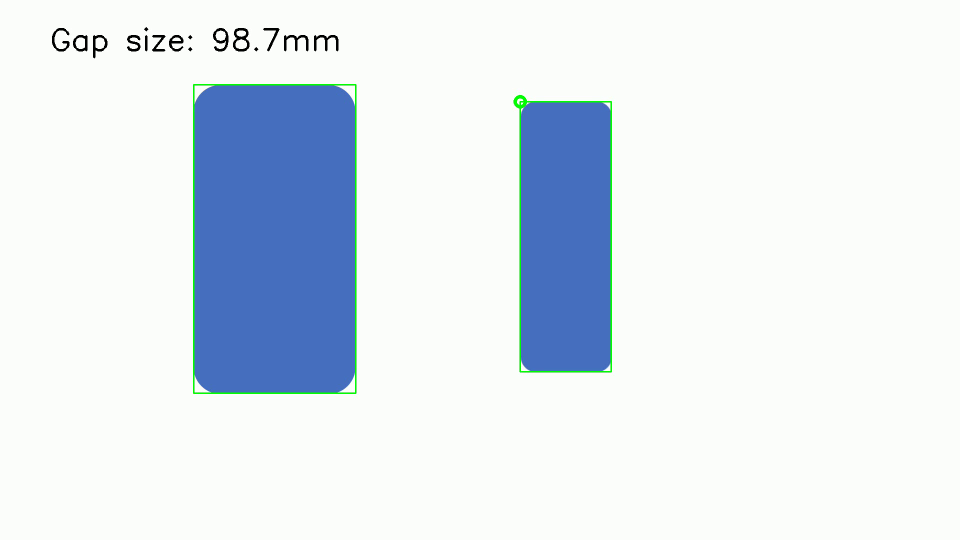
#> input picture frame 15 of benchmark/boxes.avi, 1920 x 1080 px, given in place of rotate_boxes.mp4, which was not available (shown at 1/2 size)
$ python edge_detection.py   (older library calls are emulated)
#> lines starting #> are read from the running program, lines starting #| are printed output that depends on the picture; after the words box and inside, x2 and y2 are one past the last pixel; in counts of white or black regions, pixels touching at a corner belong together; pictures that were not available may be replaced by others from this repository, and a replacement may not be noted
### line.py
import numpy as np
import math

class Point(object):
    def __init__(self, x=0, y=0):
        self.x = x
        self.y = y


class Line(object):  # 直线由两个点组成
    def __init__(self, p1=Point(0, 0), p2=Point(2, 2)):
        self.p1 = p1
        self.p2 = p2

    def distance_point_to_line(self, current_line, mainline):
        angle = self.get_cross_angle(current_line, mainline)
        sin_value = np.sin(angle * np.pi / 180)  # 其中current_line视为斜边
        long_edge = math.sqrt(  # 获取斜边长度
            math.pow(current_line.p2.x - current_line.p1.x, 2) + math.pow(current_line.p2.y - current_line.p1.y,
                                                                          2))  # 斜边长度
        distance = long_edge * sin_value
        return distance

    def get_cross_angle(self, l1, l2):
        arr_a = np.array([(l1.p2.x - l1.p1.x), (l1.p2.y - l1.p1.y)])  # 向量a
        arr_b = np.array([(l2.p2.x - l2.p1.x), (l2.p2.y - l2.p1.y)])  # 向量b
        cos_value = (float(arr_a.dot(arr_b)) / (np.sqrt(arr_a.dot(arr_a)) * np.sqrt(arr_b.dot(arr_b))))  # 注意转成浮点数运算
        return np.arccos(cos_value) * (180 / np.pi)  # 两个向量的夹角的角度， 余弦值：cos_value, np.cos(para), 其中para是弧度，不是角度

    # [28 lines left out: functions get_main_line, mainline_inclination_angle, not called in this run]


def calculate_distance(cx, cy, base_line):
    '''
    点到直线的距离
    :param cx:
    :param cy:
    :param base_line: 这里的基准线是横着的方向, 由两个点组成
    :return:
    '''
    long_line = Line(Point(cx, cy), Point(base_line.p1.x, base_line.p1.y))  # 每个字的质心和基准线上的一个点组成的长边
    distance = long_line.distance_point_to_line(current_line=long_line, mainline=base_line)
    return distance

### edge_detection.py
import cv2
from tqdm import tqdm
from line import *
#> in mark_video_gap, image is the input picture: shape (1080, 1920, 3); mean B, G, R 239.6, 232.2, 223.5
import time

DATA_PATH = './capture/'
THRESHOLD = 0.1
GRAY_SUB_THRESHOLD = 0.5


def edge_detection(img):
    gaussian_blur = cv2.GaussianBlur(img, (5, 5), 0)
    canny = cv2.Canny(gaussian_blur, 35, 125)
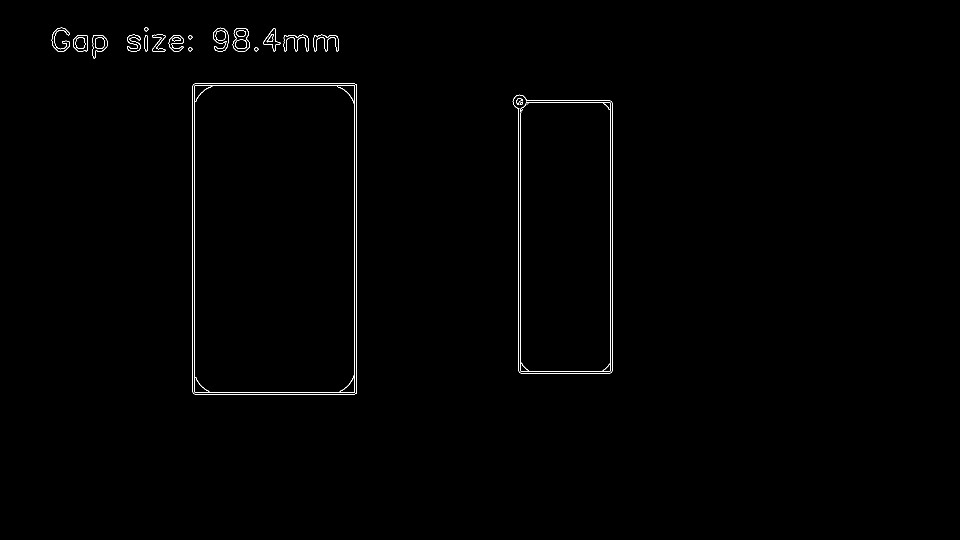
#> canny: shape (1080, 1920) (shown at 1/2 size); 0.48% white in thin lines or dots, all inside (x1, y1, x2, y2) = (103, 54, 1225, 789)

    _, threshold = cv2.threshold(img, 210, 255, cv2.THRESH_BINARY)
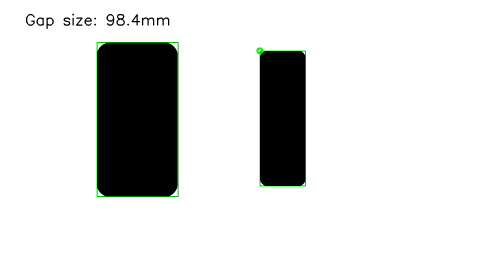
#> threshold: shape (1080, 1920, 3) (shown at 1/4 size); mean B, G, R 217, 218, 217
    kernel = cv2.getStructuringElement(cv2.MORPH_RECT, (5, 5))
    gradient = cv2.morphologyEx(threshold, cv2.MORPH_GRADIENT, kernel)
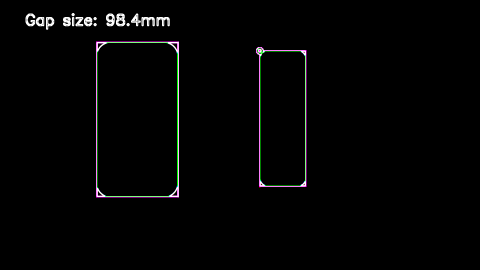
#> gradient: shape (1080, 1920, 3) (shown at 1/4 size); mean B, G, R 3.5, 3.6, 3.5
    return canny, gradient


# [27 lines left out: functions graySub, float_to_rgb, filter, norm, not called in this run]


def distance_to_camera(knownWidth, focalLength, perWidth):
    return (knownWidth * focalLength) / perWidth


def find_marker(image):
    canny, _ = edge_detection(image)
    _, cnts, _ = cv2.findContours(canny.copy(), cv2.RETR_LIST, cv2.CHAIN_APPROX_SIMPLE)
#> cnts = 67 contours, 9 with area under 20; largest, box (x1, y1, x2, y2) and area: (385, 167, 714, 789) 203664, (385, 167, 714, 789) 203662, (388, 170, 710, 786) 196174, (388, 170, 710, 786) 196172, (1025, 189, 1225, 747) 102268
    cnts = sorted(cnts, key=cv2.contourArea)
    cs = []
    if len(cnts) <= 2:
        cs.append(cv2.minAreaRect(cnts[-1]))
        cs.append(cv2.minAreaRect(cnts[-1]))
        return cs, False
    else:
        cs.append(cv2.minAreaRect(cnts[-1]))
        cs.append(cv2.minAreaRect(cnts[-3]))
        return cs, True


def calc_pixel_length(length, pixels):
    return length / pixels


def mark_video_gap(gap_save_path, video_out_path, video_type=0, video_path='', read_fps=0, camera_id=0, time_interval=1):
    '''
    将视频流读取至程序中
    :param gap_save_path: 表示缝隙宽度输出的文件
    :param video_out_path: 表示视频文件的输出位置
    :param video_type: 0表示读取视频，1表示实时读取摄像头
    :param video_path: 在video_type=0时有效，指视频路径
    :param read_fps: 在video_type=1时有效，指读取的帧数
    :param camera_id: 在video_type=1时有效，指摄像头的id
    :param time_interval: 指每隔几帧保留一次有效帧
    :return:
    '''
    # frames = []
    gap_file = open(gap_save_path, 'w')
    fourcc = cv2.VideoWriter_fourcc(*'XVID')
    count = 0
    start_time = time.time()
    if video_type == 0:
        print('=====================================================')
        print('开始拆分视频...')
        vid_cap = cv2.VideoCapture(video_path)
        video_writer = cv2.VideoWriter(video_out_path, fourcc, vid_cap.get(5), (int(vid_cap.get(3)), int(vid_cap.get(4))), True)
        success, image = vid_cap.read()
        while success:
            success, image = vid_cap.read()
            count += 1
            # if count % time_interval == 0:
            #     frames.append(image)
            if image is not None:
                image, min1, min2 = process_image(image)
                gap_file.write(str(format(min1, '.1f')) + ' ' + str(format(min2, '.1f')) + '\n')
                video_writer.write(image)
        print('视频拆分完成...')
        print('=====================================================')
    else:
        print('=====================================================')
        print('开始读取摄像头，按\'Q\'键停止读取...')
        vid_cap = cv2.VideoCapture(camera_id)
        success, image = vid_cap.read()
        video_writer = cv2.VideoWriter(video_path, fourcc, vid_cap.get(5), (int(vid_cap.get(3)), int(vid_cap.get(4))),
                                      True)
        print(time.time())
        while success:
            success, image = vid_cap.read()
            count += 1
            # if count % time_interval == 0:
            #     frames.append(image)
            if image is not None:
                image, min1, min2 = process_image(image)
                gap_file.write(str(format(min1, '.1f')) + ' ' + str(format(min2, '.1f')) + '\n')
                video_writer.write(image)
            if read_fps != 0:
                time.sleep(1.0 / float(read_fps))
            if cv2.waitKey(1) == ord('q'):
                break
        print('影像读取完成...')
        print('=====================================================')
    video_writer.release()
    end_time = time.time()
    print('共计花费：', end_time-start_time, 's')
    print('共计处理：', count, '帧')
    print('程序处理速率大约为：', int(count/(end_time-start_time)), 'fps')


# [11 lines of commented-out code are left out]


def process_image(img, pixel_length=0.3, show=False, direction=0):
    markers, flag = find_marker(img)
#> markers = [((549, 477.5), (621, 328), -90), ((548.5, 477.5), (615, 321), -90)]; flag = True
    boxes = []
    for marker in markers:
        box = np.int0(cv2.boxPoints(marker))
        boxes.append(box)
        cv2.drawContours(img, [box], -1, (0, 255, 0), 2)
#> this loop made 2 passes
#> (marker, box) on passes 1 to 2: (((549, 477.5), (621, 328), -90), [[713, 788], [385, 788], [385, 167], [713, 167]]), (((548.5, 477.5), (615, 321), -90), [[709, 785], [388, 785], [388, 170], [709, 170]])
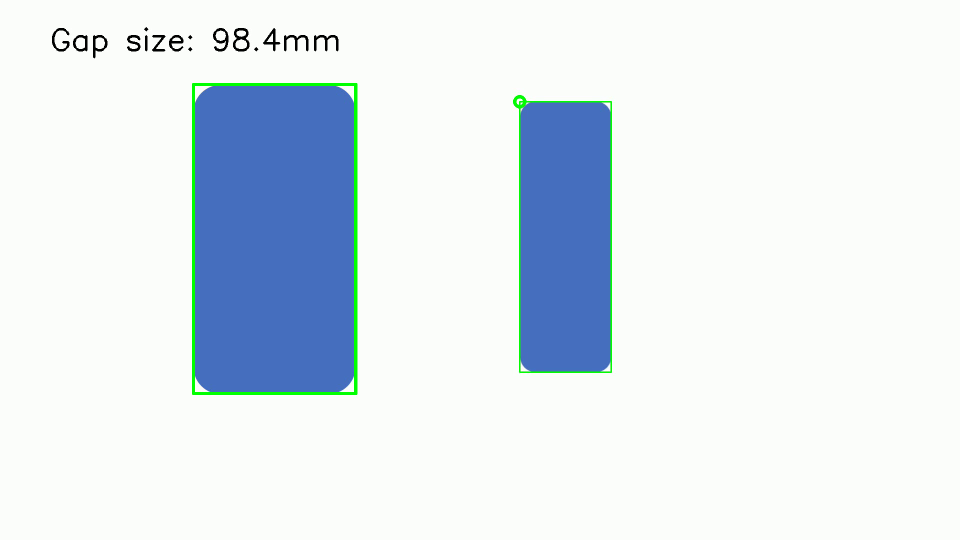
#> img: shape (1080, 1920, 3) (shown at 1/2 size); mean B, G, R 238.9, 232.3, 222.8
#> after the loop, boxes = [[[713, 788], [385, 788], [385, 167], [713, 167]], [[709, 785], [388, 785], [388, 170], [709, 170]]]

    marker0 = boxes[0]
#> marker0 = [[713, 788], [385, 788], [385, 167], [713, 167]]
    marker1 = boxes[1]
#> marker1 = [[709, 785], [388, 785], [388, 170], [709, 170]]

    if direction == 0:
        start = 0
    else:
        start = 1
    len_ = None
    point_ = None
    for i in [start, start + 2]:
        marker0_0 = Point(marker0[i][0], marker0[i][1])
        marker0_1 = Point(marker0[(i + 1) % 4][0], marker0[(i + 1) % 4][1])
        line = Line(marker0_0, marker0_1)
        marker1_0 = Point(marker1[i % 4][0], marker1[(i) % 4][1])
        marker1_1 = Point(marker1[(i + 1) % 4][0], marker1[(i + 1) % 4][1])
        marker1_2 = Point(marker1[(i + 2) % 4][0], marker1[(i + 2) % 4][1])
        marker1_3 = Point(marker1[(i + 3) % 4][0], marker1[(i + 3) % 4][1])
        len1 = calculate_distance(marker1_0.x, marker1_0.y, line)
        len2 = calculate_distance(marker1_1.x, marker1_1.y, line)
        len3 = calculate_distance(marker1_2.x, marker1_2.y, line)
        len4 = calculate_distance(marker1_3.x, marker1_3.y, line)
        if len_ is None or min(len_) > min([len1, len2, len3, len4]):
            len_ = [len1, len2, len3, len4]
            point_ = [marker1_0, marker1_1, marker1_2, marker1_3]
#> this loop made 2 passes
#> (len1, len2, len3, len4) on passes 1 to 2: (3, 3, 618, 618), (3, 3, 618, 618)
#> after the loop, point_ = 4 items

    indices = np.argsort(len_)
#> indices = [1, 0, 3, 2]
    len_ = [len_[indices[0]]*pixel_length, len_[indices[1]]*pixel_length]
#> len_ = [0.9, 0.9]
    point_ = [point_[indices[0]], point_[indices[1]]]

    cv2.circle(img, (point_[0].x, point_[0].y), 10, (0, 255, 0), 5)
#> img: shape (1080, 1920, 3); 0.02% of pixels changed, all inside (x1, y1, x2, y2) = (696, 157, 723, 184)
    cv2.circle(img, (point_[1].x, point_[1].y), 10, (0, 255, 0), 5)
#> img: shape (1080, 1920, 3); mean B, G, R 238.8, 232.3, 222.8
    cv2.putText(img, 'Min gap size: ' + str(format(len_[0], '.1f')) + 'mm', (point_[0].x+50, point_[0].y), cv2.FONT_HERSHEY_SIMPLEX, 1,
                (0, 0, 0), 3)
    cv2.putText(img, 'Max gap size: ' + str(format(len_[1], '.1f')) + 'mm', (point_[1].x+50, point_[1].y), cv2.FONT_HERSHEY_SIMPLEX, 1,
                (0, 0, 0), 3)
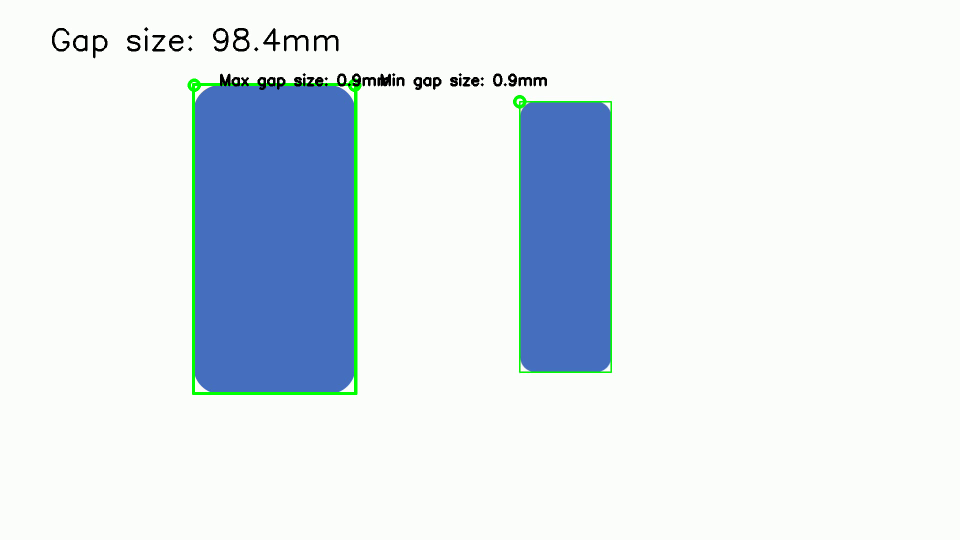
#> img: shape (1080, 1920, 3) (shown at 1/2 size); mean B, G, R 238.1, 231.5, 222.1
    if show:
        cv2.imshow("img", img)
        cv2.waitKey(0)
    return img, len1, len2

if __name__ == '__main__':
    target = 'rotate_boxes'
    mark_video_gap('benchmark/' + target + '.txt', video_out_path='benchmark/' + target + '.avi', video_path='benchmark/' + target + '.mp4')
#> in mark_video_gap, `image, min1, min2 = process_image(image)`: min1 = 3

$ run again, starting later in the video
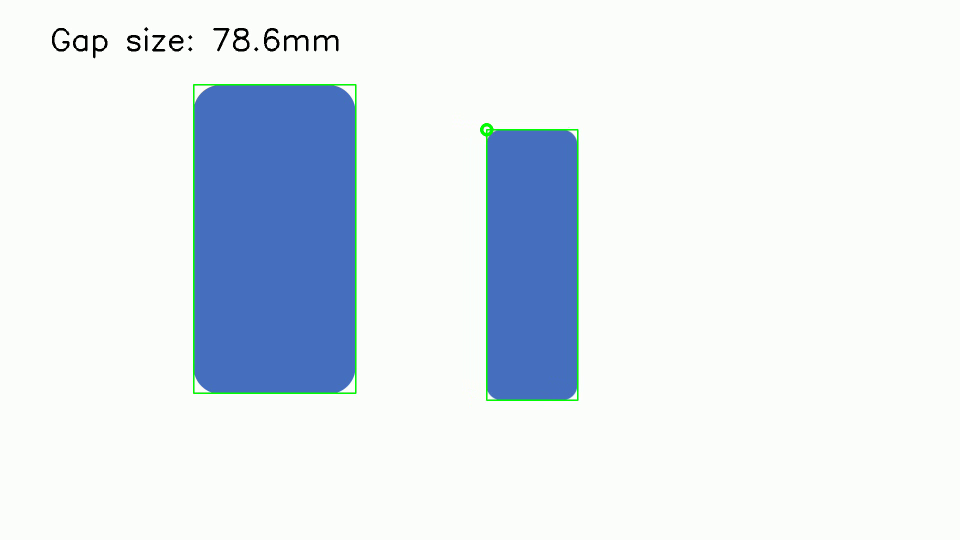
#> input picture frame 67 of benchmark/boxes.avi, 1920 x 1080 px, given in place of rotate_boxes.mp4, which was not available (shown at 1/2 size)
#> in mark_video_gap, image is the input picture: shape (1080, 1920, 3); mean B, G, R 239.6, 232.2, 223.5
#> in edge_detection, `canny = cv2.Canny(gaussian_blur, 35, 125)`:
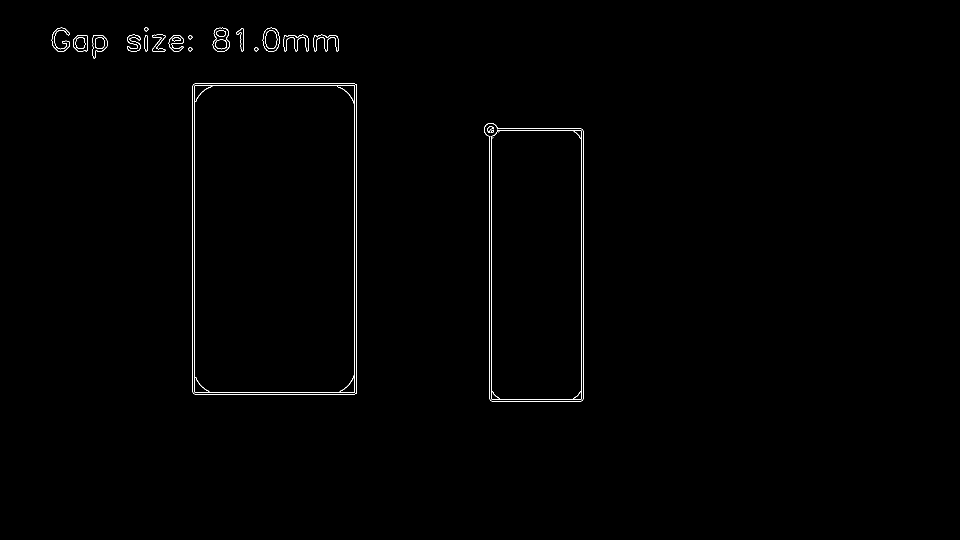
#> canny: shape (1080, 1920) (shown at 1/2 size); 0.47% white in thin lines or dots, all inside (x1, y1, x2, y2) = (103, 54, 1167, 803)
#> cnts = 66 contours, 10 with area under 20; largest, box (x1, y1, x2, y2) and area: (385, 167, 714, 789) 203664, (385, 167, 714, 789) 203662, (388, 170, 710, 786) 196174, (388, 170, 710, 786) 196172, (968, 246, 1167, 803) 102264
#> markers = [((549, 477.5), (621, 328), -90), ((548.5, 477.5), (615, 321), -90)]; flag = True
#> the loop in process_image, `for marker in markers:` made 2 passes
#> (marker, box) on passes 1 to 2: (((549, 477.5), (621, 328), -90), [[713, 788], [385, 788], [385, 167], [713, 167]]), (((548.5, 477.5), (615, 321), -90), [[709, 785], [388, 785], [388, 170], [709, 170]])
#> after the loop in process_image, `for marker in markers:`: boxes = [[[713, 788], [385, 788], [385, 167], [713, 167]], [[709, 785], [388, 785], [388, 170], [709, 170]]]
#> marker0 = [[713, 788], [385, 788], [385, 167], [713, 167]]
#> marker1 = [[709, 785], [388, 785], [388, 170], [709, 170]]
#> the loop in process_image, `for i in [start, start + 2]:` made 2 passes
#> (len1, len2, len3, len4) on passes 1 to 2: (3, 3, 618, 618), (3, 3, 618, 618)
#> after the loop in process_image, `for i in [start, start + 2]:`: point_ = 4 items
#> indices = [1, 0, 3, 2]
#> in process_image, `len_ = [len_[indices[0]]*pixel_length, len_[indices[1]]*pixel_length]`: len_ = [0.9, 0.9]
#> in process_image, `cv2.putText(img, 'Max gap size: ' + str(format(len_[1], '.1f')) + 'mm'..`:
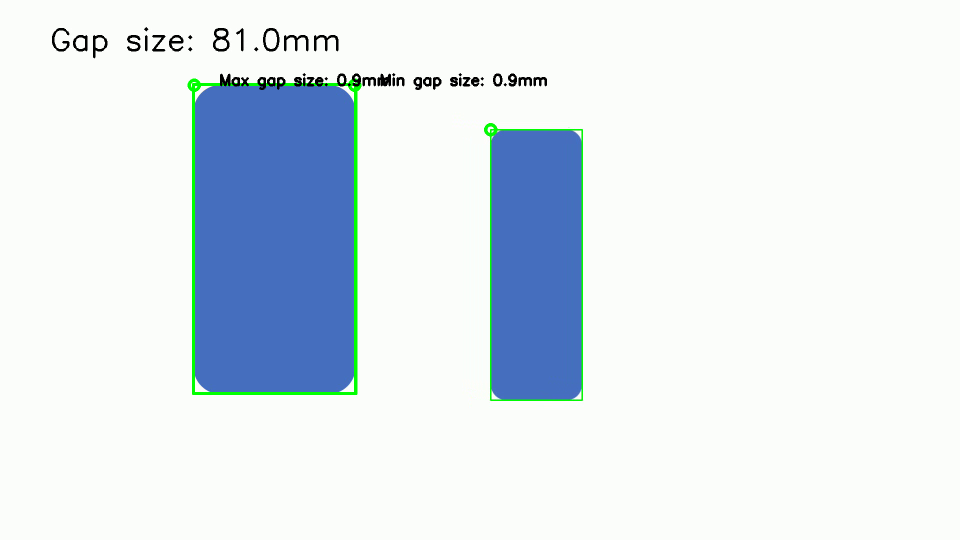
#> img: shape (1080, 1920, 3) (shown at 1/2 size); mean B, G, R 238.1, 231.5, 222.1
#> min1 = 3
